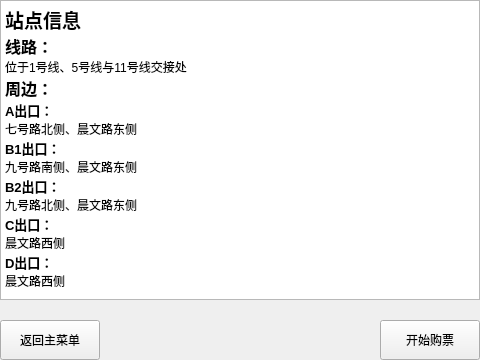
<?xml version="1.0" encoding="UTF-8"?>
<ui version="4.0">
 <class>qianhaiWan</class>
 <widget class="QWidget" name="qianhaiWan">
  <property name="geometry">
   <rect>
    <x>0</x>
    <y>0</y>
    <width>480</width>
    <height>360</height>
   </rect>
  </property>
  <property name="windowTitle">
   <string>Form</string>
  </property>
  <widget class="QPushButton" name="backMainBtn">
   <property name="geometry">
    <rect>
     <x>0</x>
     <y>320</y>
     <width>100</width>
     <height>40</height>
    </rect>
   </property>
   <property name="text">
    <string>返回主菜单</string>
   </property>
  </widget>
  <widget class="QPushButton" name="startBtn">
   <property name="geometry">
    <rect>
     <x>380</x>
     <y>320</y>
     <width>100</width>
     <height>40</height>
    </rect>
   </property>
   <property name="text">
    <string>开始购票</string>
   </property>
  </widget>
  <widget class="QTextBrowser" name="textBrowser">
   <property name="geometry">
    <rect>
     <x>0</x>
     <y>0</y>
     <width>480</width>
     <height>300</height>
    </rect>
   </property>
   <property name="html">
    <string>&lt;!DOCTYPE HTML PUBLIC &quot;-//W3C//DTD HTML 4.0//EN&quot; &quot;http://www.w3.org/TR/REC-html40/strict.dtd&quot;&gt;
&lt;html&gt;&lt;head&gt;&lt;meta name=&quot;qrichtext&quot; content=&quot;1&quot; /&gt;&lt;style type=&quot;text/css&quot;&gt;
p, li { white-space: pre-wrap; }
&lt;/style&gt;&lt;/head&gt;&lt;body style=&quot; font-family:'SimSun'; font-size:9pt; font-weight:400; font-style:normal;&quot;&gt;
&lt;p style=&quot; margin-top:0px; margin-bottom:0px; margin-left:0px; margin-right:0px; -qt-block-indent:0; text-indent:0px;&quot;&gt;&lt;span style=&quot; font-size:14pt; font-weight:600;&quot;&gt;站点信息&lt;/span&gt;&lt;/p&gt;
&lt;p style=&quot; margin-top:0px; margin-bottom:0px; margin-left:0px; margin-right:0px; -qt-block-indent:0; text-indent:0px;&quot;&gt;&lt;span style=&quot; font-size:12pt; font-weight:600;&quot;&gt;线路：&lt;/span&gt;&lt;/p&gt;
&lt;p style=&quot; margin-top:0px; margin-bottom:0px; margin-left:0px; margin-right:0px; -qt-block-indent:0; text-indent:0px;&quot;&gt;位于1号线、5号线与11号线交接处&lt;/p&gt;
&lt;p style=&quot; margin-top:0px; margin-bottom:0px; margin-left:0px; margin-right:0px; -qt-block-indent:0; text-indent:0px;&quot;&gt;&lt;span style=&quot; font-size:12pt; font-weight:600;&quot;&gt;周边：&lt;/span&gt;&lt;/p&gt;
&lt;p style=&quot; margin-top:0px; margin-bottom:0px; margin-left:0px; margin-right:0px; -qt-block-indent:0; text-indent:0px;&quot;&gt;&lt;span style=&quot; font-size:10pt; font-weight:600;&quot;&gt;A出口：&lt;/span&gt;&lt;/p&gt;
&lt;p style=&quot; margin-top:0px; margin-bottom:0px; margin-left:0px; margin-right:0px; -qt-block-indent:0; text-indent:0px;&quot;&gt;七号路北侧、晨文路东侧&lt;/p&gt;
&lt;p style=&quot; margin-top:0px; margin-bottom:0px; margin-left:0px; margin-right:0px; -qt-block-indent:0; text-indent:0px;&quot;&gt;&lt;span style=&quot; font-size:10pt; font-weight:600;&quot;&gt;B1出口：&lt;/span&gt;&lt;/p&gt;
&lt;p style=&quot; margin-top:0px; margin-bottom:0px; margin-left:0px; margin-right:0px; -qt-block-indent:0; text-indent:0px;&quot;&gt;九号路南侧、晨文路东侧&lt;/p&gt;
&lt;p style=&quot; margin-top:0px; margin-bottom:0px; margin-left:0px; margin-right:0px; -qt-block-indent:0; text-indent:0px;&quot;&gt;&lt;span style=&quot; font-size:10pt; font-weight:600;&quot;&gt;B2出口：&lt;/span&gt;&lt;/p&gt;
&lt;p style=&quot; margin-top:0px; margin-bottom:0px; margin-left:0px; margin-right:0px; -qt-block-indent:0; text-indent:0px;&quot;&gt;九号路北侧、晨文路东侧&lt;/p&gt;
&lt;p style=&quot; margin-top:0px; margin-bottom:0px; margin-left:0px; margin-right:0px; -qt-block-indent:0; text-indent:0px;&quot;&gt;&lt;span style=&quot; font-size:10pt; font-weight:600;&quot;&gt;C出口：&lt;/span&gt;&lt;/p&gt;
&lt;p style=&quot; margin-top:0px; margin-bottom:0px; margin-left:0px; margin-right:0px; -qt-block-indent:0; text-indent:0px;&quot;&gt;晨文路西侧&lt;/p&gt;
&lt;p style=&quot; margin-top:0px; margin-bottom:0px; margin-left:0px; margin-right:0px; -qt-block-indent:0; text-indent:0px;&quot;&gt;&lt;span style=&quot; font-size:10pt; font-weight:600;&quot;&gt;D出口：&lt;/span&gt;&lt;/p&gt;
&lt;p style=&quot; margin-top:0px; margin-bottom:0px; margin-left:0px; margin-right:0px; -qt-block-indent:0; text-indent:0px;&quot;&gt;晨文路西侧&lt;/p&gt;&lt;/body&gt;&lt;/html&gt;</string>
   </property>
  </widget>
 </widget>
 <resources/>
 <connections/>
</ui>
